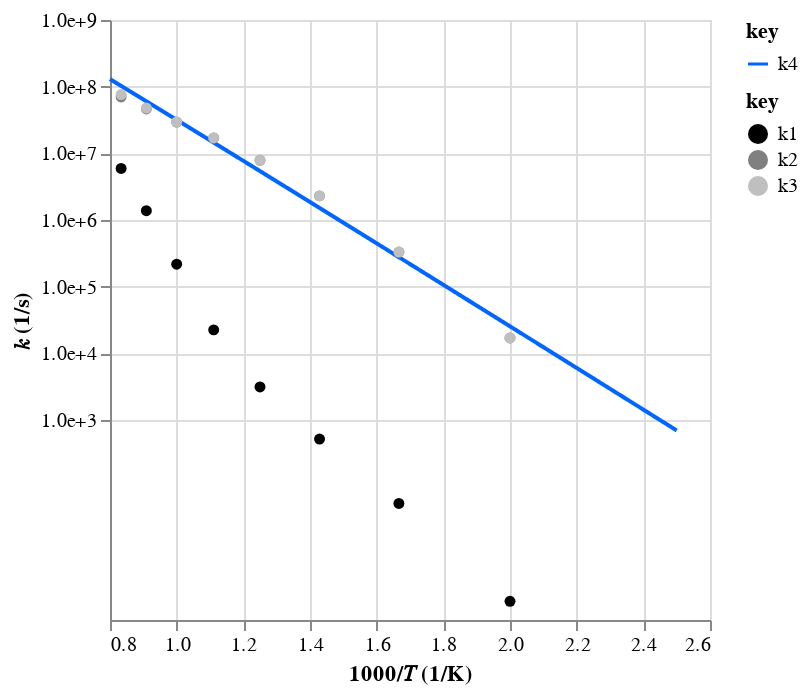

Source (notebook cell):
### Code cell
# S(1210)r0 = OH(4) + S(1288)rs0 (1,2-epoxy)
e12_mess_out_fake = """
W2->W15

P\T           500       600       700       800       900     1e+03   1.1e+03   1.2e+03   1.3e+03   1.4e+03   1.5e+03   1.6e+03   1.7e+03   1.8e+03   1.9e+03     2e+03
0.1         0.692      16.9      98.5       300  1.11e+03  1.64e+04  1.72e+05  1.03e+06  4.42e+06  1.26e+07  2.93e+07  6.25e+07  1.14e+08  1.82e+08  2.81e+08  4.08e+08
1            1.91      56.1       517  3.13e+03  2.25e+04  2.17e+05  1.38e+06  5.93e+06     2e+07  4.84e+07     1e+08  1.92e+08  3.24e+08  4.88e+08  7.14e+08  9.82e+08
10           49.3  1.44e+03  1.81e+04  1.45e+05   7.6e+05  3.26e+06   1.1e+07  3.07e+07  7.62e+07  1.54e+08  2.81e+08  4.85e+08  7.71e+08  1.11e+09  1.58e+09   2.1e+09
100      5.42e+03  1.11e+05  9.82e+05  5.27e+06  1.93e+07  5.42e+07  1.22e+08  2.31e+08  3.99e+08  6.17e+08  9.13e+08  1.31e+09  1.84e+09  2.45e+09  3.24e+09  4.13e+09
O-O      1.75e+04  3.81e+05  3.49e+06  1.85e+07  6.83e+07  1.95e+08  4.62e+08  9.51e+08  1.76e+09  2.98e+09  4.72e+09  7.08e+09  1.01e+10   1.4e+10  1.86e+10  2.42e+10
"""
e12_mess_out_real = """
W2->P3

P\T           500       600       700       800       900     1e+03   1.1e+03   1.2e+03   1.3e+03   1.4e+03   1.5e+03   1.6e+03   1.7e+03   1.8e+03   1.9e+03     2e+03
0.1      1.46e+04  2.13e+05  1.02e+06  2.55e+06  4.77e+06  8.66e+06  1.61e+07  2.92e+07  4.99e+07  7.26e+07  1.04e+08   1.3e+08  1.64e+08  1.91e+08  2.18e+08  2.16e+08
1         1.7e+04   3.3e+05   2.3e+06  7.85e+06   1.7e+07  2.94e+07  4.64e+07  7.02e+07  1.04e+08  1.39e+08  1.87e+08  2.21e+08  2.65e+08  2.99e+08   3.3e+08  3.16e+08
10       1.74e+04  3.71e+05  3.19e+06  1.46e+07  4.13e+07   8.3e+07  1.33e+08  1.85e+08  2.37e+08  2.81e+08  3.32e+08  3.59e+08  3.99e+08  4.31e+08  4.58e+08  4.26e+08
100      1.21e+04  2.69e+05  2.47e+06  1.26e+07  4.29e+07  1.05e+08     2e+08   3.1e+08  4.11e+08  4.95e+08  5.66e+08  5.93e+08  6.22e+08  6.44e+08  6.54e+08  6.08e+08
O-O           ***       ***       ***       ***       ***       ***       ***       ***       ***       ***       ***       ***       ***       ***       ***       ***
"""
e12_rxn_fake = ac.rate.from_mess_channel_output(e12_mess_out_fake)
e12_rxn_real = ac.rate.from_mess_channel_output(e12_mess_out_real)
e12_rxn_data = e12_rxn_fake + e12_rxn_real
e12_rxn_fit = ac.rate.fit_plog(e12_rxn_data)
ac.rate.display([e12_rxn_fake, e12_rxn_real, e12_rxn_data, e12_rxn_fit])

### Figure 1 — Vega-Lite specification as saved in the notebook (floating-point values rounded to 4 significant figures; data arrays with more than 128 entries replaced by an {"elided": "..."} marker saying what was removed)
{"config": {"view": {"continuousWidth": 300, "continuousHeight": 300}}, "layer": [{"data": {"name": "data-6c31197e643525499c7bab8be8094119"}, "mark": {"type": "line"}, "encoding": {"color": {"field": "key", "scale": {"domain": ["k4"], "range": ["#0066ff"]}, "type": "nominal"}, "x": {"field": "x", "scale": {"zero": false}, "title": "1000/𝑇 (1/K)", "type": "quantitative"}, "y": {"axis": {"format": ".1e", "values": [1000, 10000, 100000, 1000000, 10000000, 100000000, 1000000000]}, "field": "value", "scale": {"type": "log"}, "title": "𝑘 (1/s)", "type": "quantitative"}}, "transform": [{"fold": ["k4"]}]}, {"data": {"name": "data-f353d6de868c1ef67c8916e08c4a161b"}, "mark": {"type": "point", "filled": true, "opacity": 1}, "encoding": {"color": {"field": "key", "scale": {"domain": ["k1", "k2", "k3"], "range": ["#000000", "#808080ff", "#bfbfbfff"]}, "type": "nominal"}, "x": {"field": "x", "scale": {"zero": false}, "title": "1000/𝑇 (1/K)", "type": "quantitative"}, "y": {"axis": {"format": ".1e", "values": [1, 10, 100, 1000, 10000, 100000, 1000000, 10000000, 100000000, 1000000000]}, "field": "value", "scale": {"type": "log"}, "title": "𝑘 (1/s)", "type": "quantitative"}}, "transform": [{"fold": ["k1", "k2", "k3"]}]}], "resolve": {"scale": {"color": "independent"}}, "$schema": "https://vega.github.io/schema/vega-lite/v5.20.1.json", "datasets": {"data-6c31197e643525499c7bab8be8094119": {"elided": "1000 records"}, "data-f353d6de868c1ef67c8916e08c4a161b": [{"x": 2.0, "k1": 1.91, "k2": 17000.0, "k3": 17000.0}, {"x": 1.667, "k1": 56.1, "k2": 330000.0, "k3": 330100.0}, {"x": 1.429, "k1": 517.0, "k2": 2300000.0, "k3": 2301000.0}, {"x": 1.25, "k1": 3130.0, "k2": 7850000.0, "k3": 7853000.0}, {"x": 1.111, "k1": 22500.0, "k2": 17000000.0, "k3": 17020000.0}, {"x": 1.0, "k1": 217000.0, "k2": 29400000.0, "k3": 29620000.0}, {"x": 0.9091, "k1": 1380000.0, "k2": 46400000.0, "k3": 47780000.0}, {"x": 0.8333, "k1": 5930000.0, "k2": 70200000.0, "k3": 76130000.0}]}}
